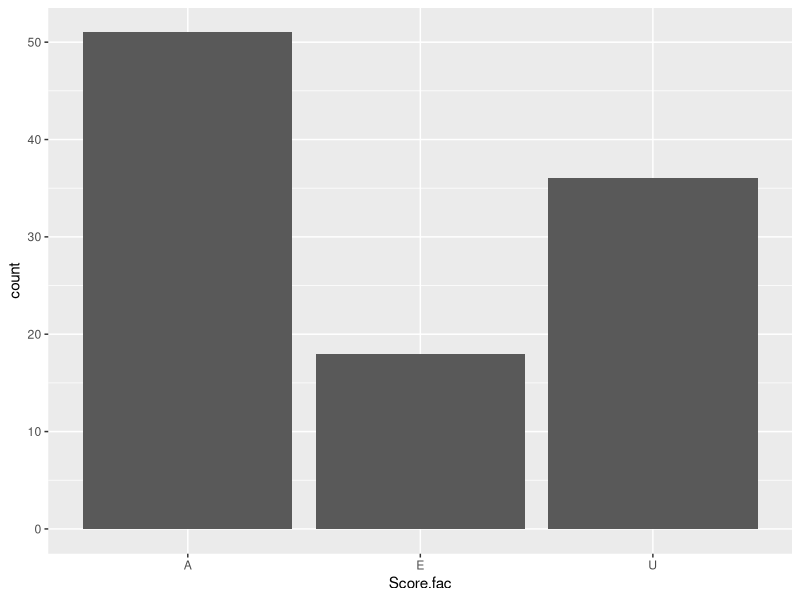

Write the R code that produced this figure.
library(readxl)
library(ggplot2)

factor_example <-
  read_excel('class_practice/factor_example.xlsx')

# To string data, we could display the structure of an arbitrary R object in 
# the console
# in this case, we could see the difference before and after construct a factor

str(factor_example)

# convert to a factor

factor_example$Score.fac <- factor(factor_example$Score)

# create a graph, to show that in a factor, there is a level in sequence

ggplot(data = factor_example,
       mapping = aes(x = Score.fac)) +
  geom_bar()
